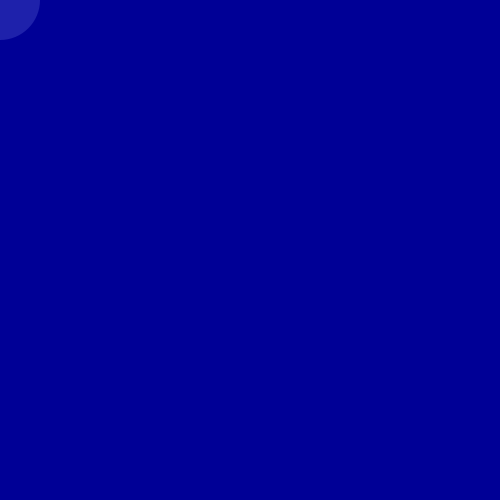
Frame 1 (no input)
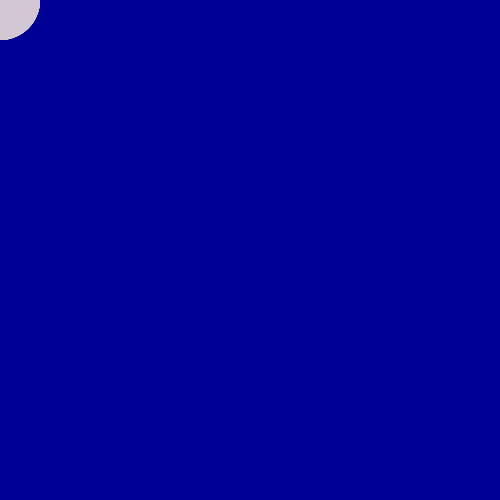
Frame 60 (the mouse pressed at the canvas centre just before this capture)
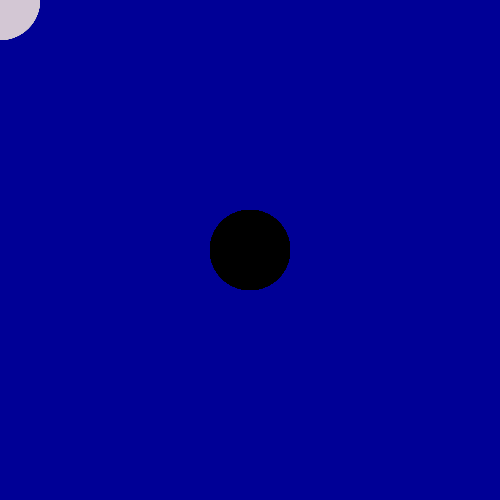
Frame 120 (the mouse held since frame 60 and released just before this capture)

The Processing sketch that drew these frames (run headless with seeded random() and noise(); from frame 60 on, the mouse is pressed at the canvas centre):

// Processing sketch: processing_133514
// ── processing_133514.pde

int counter;

void setup() { //setup function called initially, only once
  size(500, 500);
  background(0,0,150);  //set background white
  colorMode(HSB);   //set colors to Hue, Saturation, Brightness mode
  counter = 0;
}

void draw() { //draw function loops
  counter++; 
  noStroke();
  fill(random(255),100,255,50);

  if (mousePressed) {
    fill(0);
  }  else {
     }
  ellipse(mouseX, mouseY, 80, 80);
}
